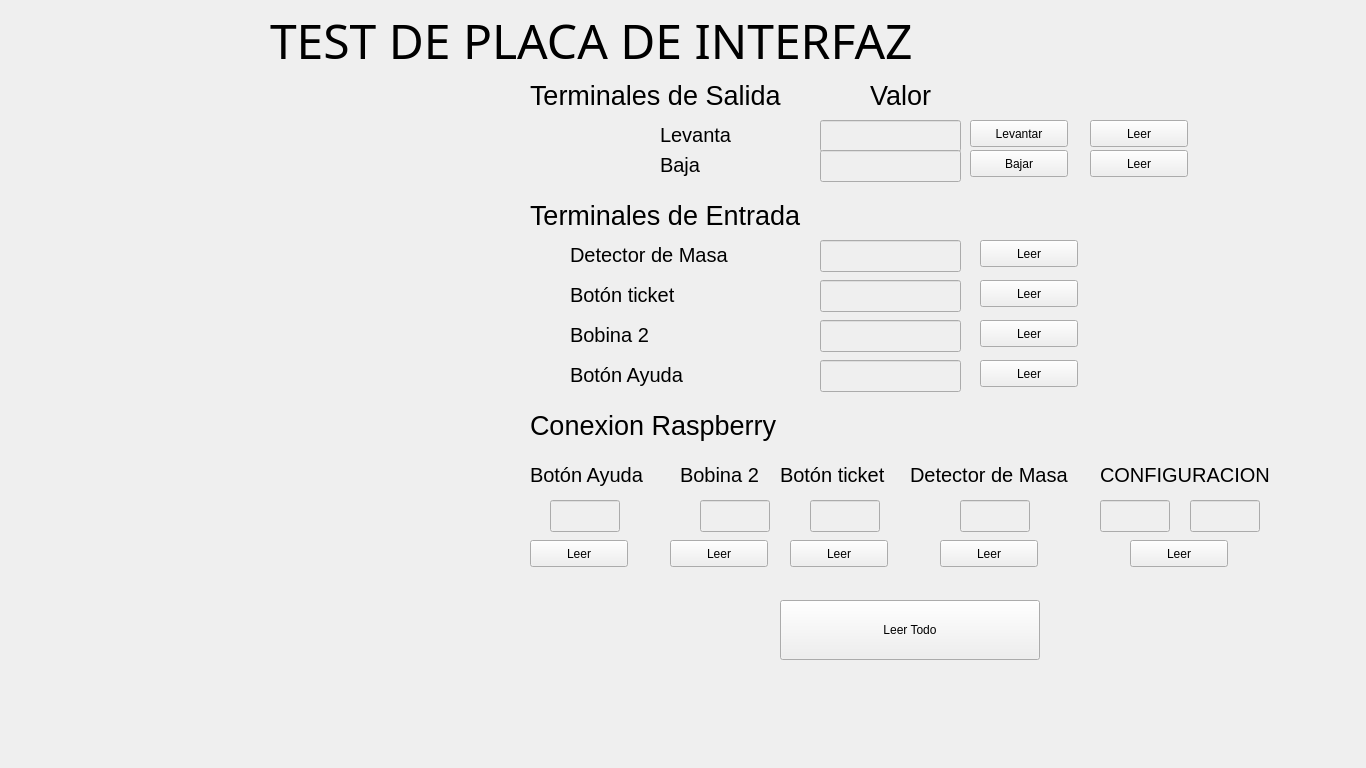
<?xml version="1.0" encoding="UTF-8"?>
<ui version="4.0">
 <class>Form</class>
 <widget class="QWidget" name="Form">
  <property name="geometry">
   <rect>
    <x>0</x>
    <y>0</y>
    <width>1366</width>
    <height>768</height>
   </rect>
  </property>
  <property name="minimumSize">
   <size>
    <width>1366</width>
    <height>768</height>
   </size>
  </property>
  <property name="maximumSize">
   <size>
    <width>1366</width>
    <height>768</height>
   </size>
  </property>
  <property name="cursor">
   <cursorShape>ArrowCursor</cursorShape>
  </property>
  <property name="windowTitle">
   <string>Estacionamientos Unicos de Mexico - TEST PLACA DE INTERFAZ</string>
  </property>
  <property name="windowIcon">
   <iconset>
    <normaloff>../CAJA_1_Monterrey/Interfaces_Caja/img/logotipo1.png</normaloff>../CAJA_1_Monterrey/Interfaces_Caja/img/logotipo1.png</iconset>
  </property>
  <property name="styleSheet">
   <string notr="true"/>
  </property>
  <widget class="QLabel" name="label_1">
   <property name="geometry">
    <rect>
     <x>270</x>
     <y>10</y>
     <width>791</width>
     <height>61</height>
    </rect>
   </property>
   <property name="font">
    <font>
     <family>Return To Sender</family>
     <pointsize>36</pointsize>
     <weight>50</weight>
     <bold>false</bold>
    </font>
   </property>
   <property name="text">
    <string>TEST DE PLACA DE INTERFAZ</string>
   </property>
  </widget>
  <widget class="QLabel" name="label_2">
   <property name="geometry">
    <rect>
     <x>60</x>
     <y>80</y>
     <width>440</width>
     <height>610</height>
    </rect>
   </property>
   <property name="text">
    <string/>
   </property>
   <property name="pixmap">
    <pixmap>placa.png</pixmap>
   </property>
   <property name="scaledContents">
    <bool>true</bool>
   </property>
  </widget>
  <widget class="QLabel" name="label">
   <property name="geometry">
    <rect>
     <x>530</x>
     <y>80</y>
     <width>260</width>
     <height>31</height>
    </rect>
   </property>
   <property name="font">
    <font>
     <pointsize>20</pointsize>
    </font>
   </property>
   <property name="text">
    <string>Terminales de Salida</string>
   </property>
  </widget>
  <widget class="QLabel" name="label_3">
   <property name="geometry">
    <rect>
     <x>660</x>
     <y>120</y>
     <width>90</width>
     <height>30</height>
    </rect>
   </property>
   <property name="font">
    <font>
     <pointsize>15</pointsize>
    </font>
   </property>
   <property name="text">
    <string>Levanta</string>
   </property>
  </widget>
  <widget class="QLabel" name="label_4">
   <property name="geometry">
    <rect>
     <x>660</x>
     <y>150</y>
     <width>90</width>
     <height>30</height>
    </rect>
   </property>
   <property name="font">
    <font>
     <pointsize>15</pointsize>
    </font>
   </property>
   <property name="text">
    <string>Baja</string>
   </property>
  </widget>
  <widget class="QLabel" name="label_5">
   <property name="geometry">
    <rect>
     <x>870</x>
     <y>80</y>
     <width>81</width>
     <height>31</height>
    </rect>
   </property>
   <property name="font">
    <font>
     <pointsize>20</pointsize>
    </font>
   </property>
   <property name="text">
    <string>Valor</string>
   </property>
  </widget>
  <widget class="QLabel" name="label_6">
   <property name="geometry">
    <rect>
     <x>530</x>
     <y>200</y>
     <width>280</width>
     <height>31</height>
    </rect>
   </property>
   <property name="font">
    <font>
     <pointsize>20</pointsize>
    </font>
   </property>
   <property name="text">
    <string>Terminales de Entrada</string>
   </property>
  </widget>
  <widget class="QLabel" name="label_7">
   <property name="geometry">
    <rect>
     <x>570</x>
     <y>240</y>
     <width>170</width>
     <height>30</height>
    </rect>
   </property>
   <property name="font">
    <font>
     <pointsize>15</pointsize>
    </font>
   </property>
   <property name="text">
    <string>Detector de Masa</string>
   </property>
  </widget>
  <widget class="QLabel" name="label_8">
   <property name="geometry">
    <rect>
     <x>570</x>
     <y>280</y>
     <width>170</width>
     <height>30</height>
    </rect>
   </property>
   <property name="font">
    <font>
     <pointsize>15</pointsize>
    </font>
   </property>
   <property name="text">
    <string>Botón ticket</string>
   </property>
  </widget>
  <widget class="QLabel" name="label_9">
   <property name="geometry">
    <rect>
     <x>570</x>
     <y>320</y>
     <width>170</width>
     <height>30</height>
    </rect>
   </property>
   <property name="font">
    <font>
     <pointsize>15</pointsize>
    </font>
   </property>
   <property name="text">
    <string>Bobina 2</string>
   </property>
  </widget>
  <widget class="QLabel" name="label_10">
   <property name="geometry">
    <rect>
     <x>570</x>
     <y>360</y>
     <width>170</width>
     <height>30</height>
    </rect>
   </property>
   <property name="font">
    <font>
     <pointsize>15</pointsize>
    </font>
   </property>
   <property name="text">
    <string>Botón Ayuda</string>
   </property>
  </widget>
  <widget class="QLabel" name="label_12">
   <property name="geometry">
    <rect>
     <x>530</x>
     <y>410</y>
     <width>280</width>
     <height>31</height>
    </rect>
   </property>
   <property name="font">
    <font>
     <pointsize>20</pointsize>
    </font>
   </property>
   <property name="text">
    <string>Conexion Raspberry</string>
   </property>
  </widget>
  <widget class="QLabel" name="label_13">
   <property name="geometry">
    <rect>
     <x>530</x>
     <y>460</y>
     <width>170</width>
     <height>30</height>
    </rect>
   </property>
   <property name="font">
    <font>
     <pointsize>15</pointsize>
    </font>
   </property>
   <property name="text">
    <string>Botón Ayuda</string>
   </property>
  </widget>
  <widget class="QLabel" name="label_14">
   <property name="geometry">
    <rect>
     <x>780</x>
     <y>460</y>
     <width>120</width>
     <height>30</height>
    </rect>
   </property>
   <property name="font">
    <font>
     <pointsize>15</pointsize>
    </font>
   </property>
   <property name="text">
    <string>Botón ticket</string>
   </property>
  </widget>
  <widget class="QLabel" name="label_15">
   <property name="geometry">
    <rect>
     <x>910</x>
     <y>460</y>
     <width>170</width>
     <height>30</height>
    </rect>
   </property>
   <property name="font">
    <font>
     <pointsize>15</pointsize>
    </font>
   </property>
   <property name="text">
    <string>Detector de Masa</string>
   </property>
  </widget>
  <widget class="QLabel" name="label_16">
   <property name="geometry">
    <rect>
     <x>680</x>
     <y>460</y>
     <width>90</width>
     <height>30</height>
    </rect>
   </property>
   <property name="font">
    <font>
     <pointsize>15</pointsize>
    </font>
   </property>
   <property name="text">
    <string>Bobina 2</string>
   </property>
  </widget>
  <widget class="QLabel" name="label_17">
   <property name="geometry">
    <rect>
     <x>1100</x>
     <y>460</y>
     <width>170</width>
     <height>30</height>
    </rect>
   </property>
   <property name="font">
    <font>
     <pointsize>15</pointsize>
    </font>
   </property>
   <property name="text">
    <string>CONFIGURACION</string>
   </property>
  </widget>
  <widget class="QPushButton" name="pushButton">
   <property name="geometry">
    <rect>
     <x>970</x>
     <y>120</y>
     <width>98</width>
     <height>27</height>
    </rect>
   </property>
   <property name="text">
    <string>Levantar</string>
   </property>
  </widget>
  <widget class="QPushButton" name="pushButton_2">
   <property name="geometry">
    <rect>
     <x>970</x>
     <y>150</y>
     <width>98</width>
     <height>27</height>
    </rect>
   </property>
   <property name="text">
    <string>Bajar</string>
   </property>
  </widget>
  <widget class="QLineEdit" name="txtFolio">
   <property name="enabled">
    <bool>false</bool>
   </property>
   <property name="geometry">
    <rect>
     <x>820</x>
     <y>120</y>
     <width>141</width>
     <height>32</height>
    </rect>
   </property>
  </widget>
  <widget class="QLineEdit" name="txtFolio_2">
   <property name="enabled">
    <bool>false</bool>
   </property>
   <property name="geometry">
    <rect>
     <x>820</x>
     <y>150</y>
     <width>141</width>
     <height>32</height>
    </rect>
   </property>
  </widget>
  <widget class="QLineEdit" name="txtFolio_3">
   <property name="enabled">
    <bool>false</bool>
   </property>
   <property name="geometry">
    <rect>
     <x>820</x>
     <y>240</y>
     <width>141</width>
     <height>32</height>
    </rect>
   </property>
  </widget>
  <widget class="QLineEdit" name="txtFolio_4">
   <property name="enabled">
    <bool>false</bool>
   </property>
   <property name="geometry">
    <rect>
     <x>820</x>
     <y>280</y>
     <width>141</width>
     <height>32</height>
    </rect>
   </property>
  </widget>
  <widget class="QLineEdit" name="txtFolio_5">
   <property name="enabled">
    <bool>false</bool>
   </property>
   <property name="geometry">
    <rect>
     <x>820</x>
     <y>320</y>
     <width>141</width>
     <height>32</height>
    </rect>
   </property>
  </widget>
  <widget class="QLineEdit" name="txtFolio_6">
   <property name="enabled">
    <bool>false</bool>
   </property>
   <property name="geometry">
    <rect>
     <x>820</x>
     <y>360</y>
     <width>141</width>
     <height>32</height>
    </rect>
   </property>
  </widget>
  <widget class="QLineEdit" name="txtFolio_7">
   <property name="enabled">
    <bool>false</bool>
   </property>
   <property name="geometry">
    <rect>
     <x>550</x>
     <y>500</y>
     <width>70</width>
     <height>32</height>
    </rect>
   </property>
  </widget>
  <widget class="QLineEdit" name="txtFolio_8">
   <property name="enabled">
    <bool>false</bool>
   </property>
   <property name="geometry">
    <rect>
     <x>700</x>
     <y>500</y>
     <width>70</width>
     <height>32</height>
    </rect>
   </property>
  </widget>
  <widget class="QLineEdit" name="txtFolio_9">
   <property name="enabled">
    <bool>false</bool>
   </property>
   <property name="geometry">
    <rect>
     <x>810</x>
     <y>500</y>
     <width>70</width>
     <height>32</height>
    </rect>
   </property>
  </widget>
  <widget class="QLineEdit" name="txtFolio_10">
   <property name="enabled">
    <bool>false</bool>
   </property>
   <property name="geometry">
    <rect>
     <x>960</x>
     <y>500</y>
     <width>70</width>
     <height>32</height>
    </rect>
   </property>
  </widget>
  <widget class="QLineEdit" name="txtFolio_11">
   <property name="enabled">
    <bool>false</bool>
   </property>
   <property name="geometry">
    <rect>
     <x>1100</x>
     <y>500</y>
     <width>70</width>
     <height>32</height>
    </rect>
   </property>
  </widget>
  <widget class="QLineEdit" name="txtFolio_12">
   <property name="enabled">
    <bool>false</bool>
   </property>
   <property name="geometry">
    <rect>
     <x>1190</x>
     <y>500</y>
     <width>70</width>
     <height>32</height>
    </rect>
   </property>
  </widget>
  <widget class="QPushButton" name="pushButton_3">
   <property name="geometry">
    <rect>
     <x>1090</x>
     <y>120</y>
     <width>98</width>
     <height>27</height>
    </rect>
   </property>
   <property name="text">
    <string>Leer</string>
   </property>
  </widget>
  <widget class="QPushButton" name="pushButton_4">
   <property name="geometry">
    <rect>
     <x>1090</x>
     <y>150</y>
     <width>98</width>
     <height>27</height>
    </rect>
   </property>
   <property name="text">
    <string>Leer</string>
   </property>
  </widget>
  <widget class="QPushButton" name="pushButton_5">
   <property name="geometry">
    <rect>
     <x>980</x>
     <y>240</y>
     <width>98</width>
     <height>27</height>
    </rect>
   </property>
   <property name="text">
    <string>Leer</string>
   </property>
  </widget>
  <widget class="QPushButton" name="pushButton_6">
   <property name="geometry">
    <rect>
     <x>980</x>
     <y>280</y>
     <width>98</width>
     <height>27</height>
    </rect>
   </property>
   <property name="text">
    <string>Leer</string>
   </property>
  </widget>
  <widget class="QPushButton" name="pushButton_7">
   <property name="geometry">
    <rect>
     <x>980</x>
     <y>320</y>
     <width>98</width>
     <height>27</height>
    </rect>
   </property>
   <property name="text">
    <string>Leer</string>
   </property>
  </widget>
  <widget class="QPushButton" name="pushButton_8">
   <property name="geometry">
    <rect>
     <x>980</x>
     <y>360</y>
     <width>98</width>
     <height>27</height>
    </rect>
   </property>
   <property name="text">
    <string>Leer</string>
   </property>
  </widget>
  <widget class="QPushButton" name="pushButton_9">
   <property name="geometry">
    <rect>
     <x>530</x>
     <y>540</y>
     <width>98</width>
     <height>27</height>
    </rect>
   </property>
   <property name="text">
    <string>Leer</string>
   </property>
  </widget>
  <widget class="QPushButton" name="pushButton_10">
   <property name="geometry">
    <rect>
     <x>670</x>
     <y>540</y>
     <width>98</width>
     <height>27</height>
    </rect>
   </property>
   <property name="text">
    <string>Leer</string>
   </property>
  </widget>
  <widget class="QPushButton" name="pushButton_11">
   <property name="geometry">
    <rect>
     <x>790</x>
     <y>540</y>
     <width>98</width>
     <height>27</height>
    </rect>
   </property>
   <property name="text">
    <string>Leer</string>
   </property>
  </widget>
  <widget class="QPushButton" name="pushButton_12">
   <property name="geometry">
    <rect>
     <x>940</x>
     <y>540</y>
     <width>98</width>
     <height>27</height>
    </rect>
   </property>
   <property name="text">
    <string>Leer</string>
   </property>
  </widget>
  <widget class="QPushButton" name="pushButton_13">
   <property name="geometry">
    <rect>
     <x>1130</x>
     <y>540</y>
     <width>98</width>
     <height>27</height>
    </rect>
   </property>
   <property name="text">
    <string>Leer</string>
   </property>
  </widget>
  <widget class="QPushButton" name="pushButton_14">
   <property name="geometry">
    <rect>
     <x>780</x>
     <y>600</y>
     <width>260</width>
     <height>60</height>
    </rect>
   </property>
   <property name="text">
    <string>Leer Todo</string>
   </property>
  </widget>
 </widget>
 <resources/>
 <connections/>
</ui>
